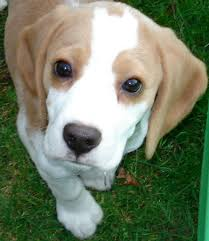
#> input picture puppy.jpg, 209 x 241 px
$ python image_prewitt.py
#> lines starting #> are read from the running program, lines starting #| are printed output that depends on the picture
#!/usr/bin/env python
# -*- coding: utf-8 -*-
# author：lucky
# albert time:2020/9/29
#importing the required libraries
import numpy as np
import cv2 as cv

#reading the image
img = cv.imread('puppy.jpg')
#> img is the input picture: shape (241, 209, 3); mean B, G, R 103.7, 127.2, 116.1
# cv.namedWindow("input", cv.WINDOW_AUTOSIZE)
# cv.imshow('input',img)

# #将图片转化为灰度图
# imgGray = cv.cvtColor(img,cv.COLOR_BGR2GRAY)
#prewitt算子-卷积核
prewitt_x = np.array([[-1,0,-1],[-1,0,-1],[-1,0,-1]],dtype=np.float32)
prewitt_y = np.array([[-1,-1,-1],[0,0,0],[1,1,1]],dtype = np.float32)
#卷积操作
prewitt_grad_x = cv.filter2D(img,cv.CV_32F,prewitt_x)
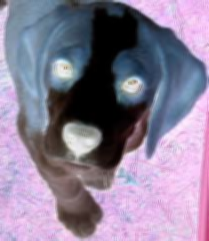
#> prewitt_grad_x: shape (241, 209, 3) float32; mean B, G, R -621.9, -763, -696.6; drawn with min black and max white
prewitt_grad_y = cv.filter2D(img,cv.CV_32F,prewitt_y)
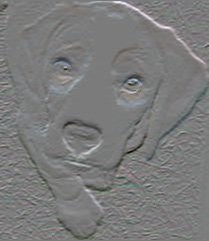
#> prewitt_grad_y: shape (241, 209, 3) float32; mean B, G, R -1.3, -0.9, -1.6; drawn with min black and max white
prewitt_grad_x = cv.convertScaleAbs(prewitt_grad_x)
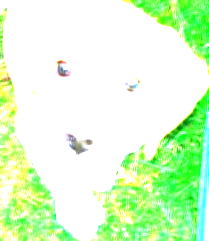
#> prewitt_grad_x: shape (241, 209, 3); mean B, G, R 207, 253.5, 218
prewitt_grad_y = cv.convertScaleAbs(prewitt_grad_y)
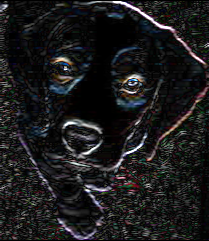
#> prewitt_grad_y: shape (241, 209, 3); mean B, G, R 28.3, 27.5, 27.7

#展示图片
# cv.imshow("prewitt x", prewitt_grad_x);
# cv.imshow("prewitt y", prewitt_grad_y);
# print(img.shape)

#将三张图像合并到一张图像上
h,w = img.shape[:2]
#> h = 241; w = 209
img_result = np.zeros([h,3*w,3],dtype= img.dtype)
img_result[0:h,0:w,:] = img
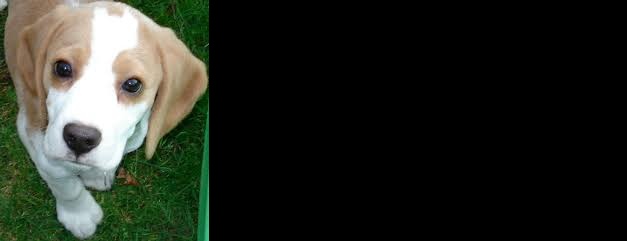
#> img_result: shape (241, 627, 3); mean B, G, R 34.6, 42.4, 38.7
img_result[0:h,w:2*w,:] = prewitt_grad_x
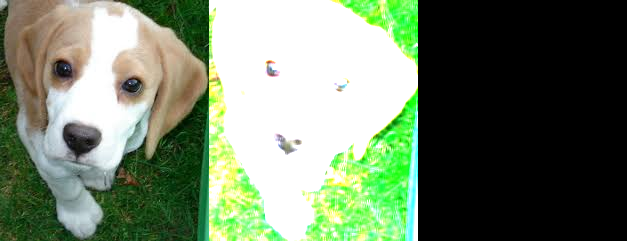
#> img_result: shape (241, 627, 3); mean B, G, R 103.5, 126.9, 111.4
img_result[0:h,2*w:3*w,:] = prewitt_grad_y
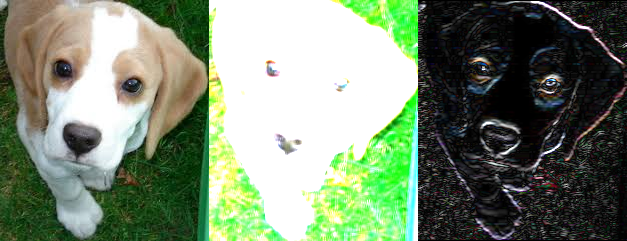
#> img_result: shape (241, 627, 3); mean B, G, R 113, 136.1, 120.6

#图片展示
cv.imshow('result',img_result)

#保存
cv.imwrite("prewitt.png",img_result)
#添加延迟
cv.waitKey(0)
